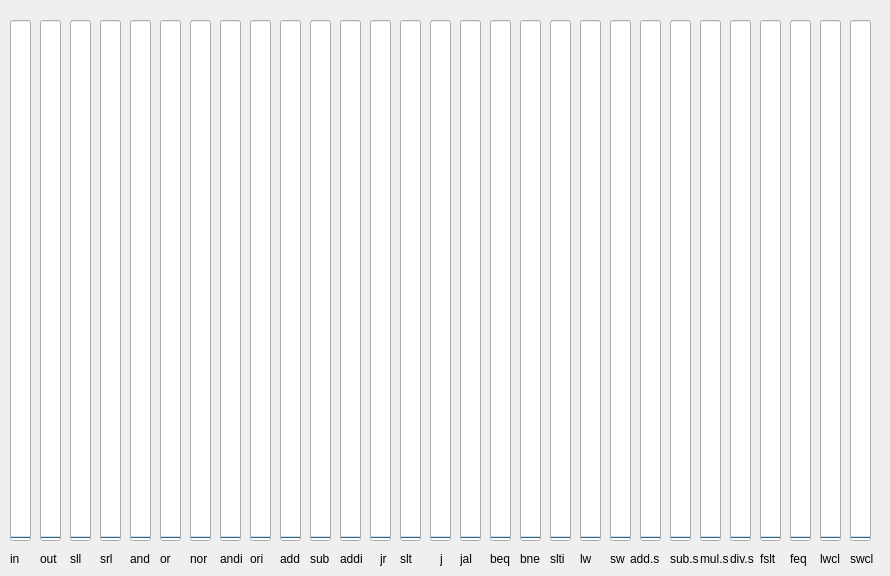
    <widget class="QWidget" name="tab_5">
     <property name="enabled">
      <bool>true</bool>
     </property>
     <attribute name="title">
      <string>Analyze</string>
     </attribute>
     <widget class="QProgressBar" name="ib0">
      <property name="geometry">
       <rect>
        <x>10</x>
        <y>20</y>
        <width>21</width>
        <height>521</height>
       </rect>
      </property>
      <property name="layoutDirection">
       <enum>Qt::LeftToRight</enum>
      </property>
      <property name="maximum">
       <number>2000</number>
      </property>
      <property name="value">
       <number>0</number>
      </property>
      <property name="orientation">
       <enum>Qt::Vertical</enum>
      </property>
      <property name="format">
       <string>%v</string>
      </property>
     </widget>
     <widget class="QLabel" name="label_6">
      <property name="geometry">
       <rect>
        <x>10</x>
        <y>550</y>
        <width>21</width>
        <height>17</height>
       </rect>
      </property>
      <property name="font">
       <font>
        <pointsize>9</pointsize>
       </font>
      </property>
      <property name="text">
       <string>in</string>
      </property>
     </widget>
     <widget class="QProgressBar" name="ib1">
      <property name="geometry">
       <rect>
        <x>40</x>
        <y>20</y>
        <width>21</width>
        <height>521</height>
       </rect>
      </property>
      <property name="layoutDirection">
       <enum>Qt::LeftToRight</enum>
      </property>
      <property name="maximum">
       <number>2000</number>
      </property>
      <property name="value">
       <number>0</number>
      </property>
      <property name="orientation">
       <enum>Qt::Vertical</enum>
      </property>
      <property name="format">
       <string>%v</string>
      </property>
     </widget>
     <widget class="QLabel" name="label_7">
      <property name="geometry">
       <rect>
        <x>40</x>
        <y>550</y>
        <width>31</width>
        <height>17</height>
       </rect>
      </property>
      <property name="font">
       <font>
        <pointsize>9</pointsize>
       </font>
      </property>
      <property name="text">
       <string>out</string>
      </property>
     </widget>
     <widget class="QProgressBar" name="ib2">
      <property name="geometry">
       <rect>
        <x>70</x>
        <y>20</y>
        <width>21</width>
        <height>521</height>
       </rect>
      </property>
      <property name="layoutDirection">
       <enum>Qt::LeftToRight</enum>
      </property>
      <property name="maximum">
       <number>2000</number>
      </property>
      <property name="value">
       <number>0</number>
      </property>
      <property name="orientation">
       <enum>Qt::Vertical</enum>
      </property>
      <property name="format">
       <string>%v</string>
      </property>
     </widget>
     <widget class="QProgressBar" name="ib3">
      <property name="geometry">
       <rect>
        <x>100</x>
        <y>20</y>
        <width>21</width>
        <height>521</height>
       </rect>
      </property>
      <property name="layoutDirection">
       <enum>Qt::LeftToRight</enum>
      </property>
      <property name="maximum">
       <number>2000</number>
      </property>
      <property name="value">
       <number>0</number>
      </property>
      <property name="orientation">
       <enum>Qt::Vertical</enum>
      </property>
      <property name="format">
       <string>%v</string>
      </property>
     </widget>
     <widget class="QProgressBar" name="ib5">
      <property name="geometry">
       <rect>
        <x>160</x>
        <y>20</y>
        <width>21</width>
        <height>521</height>
       </rect>
      </property>
      <property name="layoutDirection">
       <enum>Qt::LeftToRight</enum>
      </property>
      <property name="maximum">
       <number>2000</number>
      </property>
      <property name="value">
       <number>0</number>
      </property>
      <property name="orientation">
       <enum>Qt::Vertical</enum>
      </property>
      <property name="format">
       <string>%v</string>
      </property>
     </widget>
     <widget class="QProgressBar" name="ib6">
      <property name="geometry">
       <rect>
        <x>190</x>
        <y>20</y>
        <width>21</width>
        <height>521</height>
       </rect>
      </property>
      <property name="layoutDirection">
       <enum>Qt::LeftToRight</enum>
      </property>
      <property name="maximum">
       <number>2000</number>
      </property>
      <property name="value">
       <number>0</number>
      </property>
      <property name="orientation">
       <enum>Qt::Vertical</enum>
      </property>
      <property name="format">
       <string>%v</string>
      </property>
     </widget>
     <widget class="QProgressBar" name="ib4">
      <property name="geometry">
       <rect>
        <x>130</x>
        <y>20</y>
        <width>21</width>
        <height>521</height>
       </rect>
      </property>
      <property name="layoutDirection">
       <enum>Qt::LeftToRight</enum>
      </property>
      <property name="maximum">
       <number>2000</number>
      </property>
      <property name="value">
       <number>0</number>
      </property>
      <property name="orientation">
       <enum>Qt::Vertical</enum>
      </property>
      <property name="format">
       <string>%v</string>
      </property>
     </widget>
     <widget class="QProgressBar" name="ib7">
      <property name="geometry">
       <rect>
        <x>220</x>
        <y>20</y>
        <width>21</width>
        <height>521</height>
       </rect>
      </property>
      <property name="layoutDirection">
       <enum>Qt::LeftToRight</enum>
      </property>
      <property name="maximum">
       <number>2000</number>
      </property>
      <property name="value">
       <number>0</number>
      </property>
      <property name="orientation">
       <enum>Qt::Vertical</enum>
      </property>
      <property name="format">
       <string>%v</string>
      </property>
     </widget>
     <widget class="QProgressBar" name="ib9">
      <property name="geometry">
       <rect>
        <x>280</x>
        <y>20</y>
        <width>21</width>
        <height>521</height>
       </rect>
      </property>
      <property name="layoutDirection">
       <enum>Qt::LeftToRight</enum>
      </property>
      <property name="maximum">
       <number>2000</number>
      </property>
      <property name="value">
       <number>0</number>
      </property>
      <property name="orientation">
       <enum>Qt::Vertical</enum>
      </property>
      <property name="format">
       <string>%v</string>
      </property>
     </widget>
     <widget class="QProgressBar" name="ib12">
      <property name="geometry">
       <rect>
        <x>370</x>
        <y>20</y>
        <width>21</width>
        <height>521</height>
       </rect>
      </property>
      <property name="layoutDirection">
       <enum>Qt::LeftToRight</enum>
      </property>
      <property name="maximum">
       <number>2000</number>
      </property>
      <property name="value">
       <number>0</number>
      </property>
      <property name="orientation">
       <enum>Qt::Vertical</enum>
      </property>
      <property name="format">
       <string>%v</string>
      </property>
     </widget>
     <widget class="QProgressBar" name="ib13">
      <property name="geometry">
       <rect>
        <x>400</x>
        <y>20</y>
        <width>21</width>
        <height>521</height>
       </rect>
      </property>
      <property name="layoutDirection">
       <enum>Qt::LeftToRight</enum>
      </property>
      <property name="maximum">
       <number>2000</number>
      </property>
      <property name="value">
       <number>0</number>
      </property>
      <property name="orientation">
       <enum>Qt::Vertical</enum>
      </property>
      <property name="format">
       <string>%v</string>
      </property>
     </widget>
     <widget class="QProgressBar" name="ib10">
      <property name="geometry">
       <rect>
        <x>310</x>
        <y>20</y>
        <width>21</width>
        <height>521</height>
       </rect>
      </property>
      <property name="layoutDirection">
       <enum>Qt::LeftToRight</enum>
      </property>
      <property name="maximum">
       <number>2000</number>
      </property>
      <property name="value">
       <number>0</number>
      </property>
      <property name="orientation">
       <enum>Qt::Vertical</enum>
      </property>
      <property name="format">
       <string>%v</string>
      </property>
     </widget>
     <widget class="QProgressBar" name="ib8">
      <property name="geometry">
       <rect>
        <x>250</x>
        <y>20</y>
        <width>21</width>
        <height>521</height>
       </rect>
      </property>
      <property name="layoutDirection">
       <enum>Qt::LeftToRight</enum>
      </property>
      <property name="maximum">
       <number>2000</number>
      </property>
      <property name="value">
       <number>0</number>
      </property>
      <property name="orientation">
       <enum>Qt::Vertical</enum>
      </property>
      <property name="format">
       <string>%v</string>
      </property>
     </widget>
     <widget class="QProgressBar" name="ib14">
      <property name="geometry">
       <rect>
        <x>430</x>
        <y>20</y>
        <width>21</width>
        <height>521</height>
       </rect>
      </property>
      <property name="layoutDirection">
       <enum>Qt::LeftToRight</enum>
      </property>
      <property name="maximum">
       <number>2000</number>
      </property>
      <property name="value">
       <number>0</number>
      </property>
      <property name="orientation">
       <enum>Qt::Vertical</enum>
      </property>
      <property name="format">
       <string>%v</string>
      </property>
     </widget>
     <widget class="QProgressBar" name="ib15">
      <property name="geometry">
       <rect>
        <x>460</x>
        <y>20</y>
        <width>21</width>
        <height>521</height>
       </rect>
      </property>
      <property name="layoutDirection">
       <enum>Qt::LeftToRight</enum>
      </property>
      <property name="maximum">
       <number>2000</number>
      </property>
      <property name="value">
       <number>0</number>
      </property>
      <property name="orientation">
       <enum>Qt::Vertical</enum>
      </property>
      <property name="format">
       <string>%v</string>
      </property>
     </widget>
     <widget class="QProgressBar" name="ib11">
      <property name="geometry">
       <rect>
        <x>340</x>
        <y>20</y>
        <width>21</width>
        <height>521</height>
       </rect>
      </property>
      <property name="layoutDirection">
       <enum>Qt::LeftToRight</enum>
      </property>
      <property name="maximum">
       <number>2000</number>
      </property>
      <property name="value">
       <number>0</number>
      </property>
      <property name="orientation">
       <enum>Qt::Vertical</enum>
      </property>
      <property name="format">
       <string>%v</string>
      </property>
     </widget>
     <widget class="QProgressBar" name="ib26">
      <property name="geometry">
       <rect>
        <x>790</x>
        <y>20</y>
        <width>21</width>
        <height>521</height>
       </rect>
      </property>
      <property name="layoutDirection">
       <enum>Qt::LeftToRight</enum>
      </property>
      <property name="maximum">
       <number>2000</number>
      </property>
      <property name="value">
       <number>0</number>
      </property>
      <property name="orientation">
       <enum>Qt::Vertical</enum>
      </property>
      <property name="format">
       <string>%v</string>
      </property>
     </widget>
     <widget class="QProgressBar" name="ib17">
      <property name="geometry">
       <rect>
        <x>520</x>
        <y>20</y>
        <width>21</width>
        <height>521</height>
       </rect>
      </property>
      <property name="layoutDirection">
       <enum>Qt::LeftToRight</enum>
      </property>
      <property name="maximum">
       <number>2000</number>
      </property>
      <property name="value">
       <number>0</number>
      </property>
      <property name="orientation">
       <enum>Qt::Vertical</enum>
      </property>
      <property name="format">
       <string>%v</string>
      </property>
     </widget>
     <widget class="QProgressBar" name="ib20">
      <property name="geometry">
       <rect>
        <x>610</x>
        <y>20</y>
        <width>21</width>
        <height>521</height>
       </rect>
      </property>
      <property name="layoutDirection">
       <enum>Qt::LeftToRight</enum>
      </property>
      <property name="maximum">
       <number>2000</number>
      </property>
      <property name="value">
       <number>0</number>
      </property>
      <property name="orientation">
       <enum>Qt::Vertical</enum>
      </property>
      <property name="format">
       <string>%v</string>
      </property>
     </widget>
     <widget class="QProgressBar" name="ib28">
      <property name="geometry">
       <rect>
        <x>850</x>
        <y>20</y>
        <width>21</width>
        <height>521</height>
       </rect>
      </property>
      <property name="layoutDirection">
       <enum>Qt::LeftToRight</enum>
      </property>
      <property name="maximum">
       <number>2000</number>
      </property>
      <property name="value">
       <number>0</number>
      </property>
      <property name="orientation">
       <enum>Qt::Vertical</enum>
      </property>
      <property name="format">
       <string>%v</string>
      </property>
     </widget>
     <widget class="QProgressBar" name="ib21">
      <property name="geometry">
       <rect>
        <x>640</x>
        <y>20</y>
        <width>21</width>
        <height>521</height>
       </rect>
      </property>
      <property name="layoutDirection">
       <enum>Qt::LeftToRight</enum>
      </property>
      <property name="maximum">
       <number>2000</number>
      </property>
      <property name="value">
       <number>0</number>
      </property>
      <property name="orientation">
       <enum>Qt::Vertical</enum>
      </property>
      <property name="format">
       <string>%v</string>
      </property>
     </widget>
     <widget class="QProgressBar" name="ib18">
      <property name="geometry">
       <rect>
        <x>550</x>
        <y>20</y>
        <width>21</width>
        <height>521</height>
       </rect>
      </property>
      <property name="layoutDirection">
       <enum>Qt::LeftToRight</enum>
      </property>
      <property name="maximum">
       <number>2000</number>
      </property>
      <property name="value">
       <number>0</number>
      </property>
      <property name="orientation">
       <enum>Qt::Vertical</enum>
      </property>
      <property name="format">
       <string>%v</string>
      </property>
     </widget>
     <widget class="QProgressBar" name="ib16">
      <property name="geometry">
       <rect>
        <x>490</x>
        <y>20</y>
        <width>21</width>
        <height>521</height>
       </rect>
      </property>
      <property name="layoutDirection">
       <enum>Qt::LeftToRight</enum>
      </property>
      <property name="maximum">
       <number>2000</number>
      </property>
      <property name="value">
       <number>0</number>
      </property>
      <property name="orientation">
       <enum>Qt::Vertical</enum>
      </property>
      <property name="format">
       <string>%v</string>
      </property>
     </widget>
     <widget class="QProgressBar" name="ib27">
      <property name="geometry">
       <rect>
        <x>820</x>
        <y>20</y>
        <width>21</width>
        <height>521</height>
       </rect>
      </property>
      <property name="layoutDirection">
       <enum>Qt::LeftToRight</enum>
      </property>
      <property name="maximum">
       <number>2000</number>
      </property>
      <property name="value">
       <number>0</number>
      </property>
      <property name="orientation">
       <enum>Qt::Vertical</enum>
      </property>
      <property name="format">
       <string>%v</string>
      </property>
     </widget>
     <widget class="QProgressBar" name="ib25">
      <property name="geometry">
       <rect>
        <x>760</x>
        <y>20</y>
        <width>21</width>
        <height>521</height>
       </rect>
      </property>
      <property name="layoutDirection">
       <enum>Qt::LeftToRight</enum>
      </property>
      <property name="maximum">
       <number>2000</number>
      </property>
      <property name="value">
       <number>0</number>
      </property>
      <property name="orientation">
       <enum>Qt::Vertical</enum>
      </property>
      <property name="format">
       <string>%v</string>
      </property>
     </widget>
     <widget class="QProgressBar" name="ib24">
      <property name="geometry">
       <rect>
        <x>730</x>
        <y>20</y>
        <width>21</width>
        <height>521</height>
       </rect>
      </property>
      <property name="layoutDirection">
       <enum>Qt::LeftToRight</enum>
      </property>
      <property name="maximum">
       <number>2000</number>
      </property>
      <property name="value">
       <number>0</number>
      </property>
      <property name="orientation">
       <enum>Qt::Vertical</enum>
      </property>
      <property name="format">
       <string>%v</string>
      </property>
     </widget>
     <widget class="QProgressBar" name="ib22">
      <property name="geometry">
       <rect>
        <x>670</x>
        <y>20</y>
        <width>21</width>
        <height>521</height>
       </rect>
      </property>
      <property name="layoutDirection">
       <enum>Qt::LeftToRight</enum>
      </property>
      <property name="maximum">
       <number>2000</number>
      </property>
      <property name="value">
       <number>0</number>
      </property>
      <property name="orientation">
       <enum>Qt::Vertical</enum>
      </property>
      <property name="format">
       <string>%v</string>
      </property>
     </widget>
     <widget class="QProgressBar" name="ib23">
      <property name="geometry">
       <rect>
        <x>700</x>
        <y>20</y>
        <width>21</width>
        <height>521</height>
       </rect>
      </property>
      <property name="layoutDirection">
       <enum>Qt::LeftToRight</enum>
      </property>
      <property name="maximum">
       <number>2000</number>
      </property>
      <property name="value">
       <number>0</number>
      </property>
      <property name="orientation">
       <enum>Qt::Vertical</enum>
      </property>
      <property name="format">
       <string>%v</string>
      </property>
     </widget>
     <widget class="QProgressBar" name="ib19">
      <property name="geometry">
       <rect>
        <x>580</x>
        <y>20</y>
        <width>21</width>
        <height>521</height>
       </rect>
      </property>
      <property name="layoutDirection">
       <enum>Qt::LeftToRight</enum>
      </property>
      <property name="maximum">
       <number>2000</number>
      </property>
      <property name="value">
       <number>0</number>
      </property>
      <property name="orientation">
       <enum>Qt::Vertical</enum>
      </property>
      <property name="format">
       <string>%v</string>
      </property>
     </widget>
     <widget class="QLabel" name="label_8">
      <property name="geometry">
       <rect>
        <x>70</x>
        <y>550</y>
        <width>31</width>
        <height>17</height>
       </rect>
      </property>
      <property name="font">
       <font>
        <pointsize>9</pointsize>
       </font>
      </property>
      <property name="text">
       <string>sll</string>
      </property>
     </widget>
     <widget class="QLabel" name="label_9">
      <property name="geometry">
       <rect>
        <x>100</x>
        <y>550</y>
        <width>31</width>
        <height>17</height>
       </rect>
      </property>
      <property name="font">
       <font>
        <pointsize>9</pointsize>
       </font>
      </property>
      <property name="text">
       <string>srl</string>
      </property>
     </widget>
     <widget class="QLabel" name="label_10">
      <property name="geometry">
       <rect>
        <x>130</x>
        <y>550</y>
        <width>31</width>
        <height>17</height>
       </rect>
      </property>
      <property name="font">
       <font>
        <pointsize>9</pointsize>
       </font>
      </property>
      <property name="text">
       <string>and</string>
      </property>
     </widget>
     <widget class="QLabel" name="label_11">
      <property name="geometry">
       <rect>
        <x>160</x>
        <y>550</y>
        <width>31</width>
        <height>17</height>
       </rect>
      </property>
      <property name="font">
       <font>
        <pointsize>9</pointsize>
       </font>
      </property>
      <property name="text">
       <string>or</string>
      </property>
     </widget>
     <widget class="QLabel" name="label_12">
      <property name="geometry">
       <rect>
        <x>190</x>
        <y>550</y>
        <width>31</width>
        <height>17</height>
       </rect>
      </property>
      <property name="font">
       <font>
        <pointsize>9</pointsize>
       </font>
      </property>
      <property name="text">
       <string>nor</string>
      </property>
     </widget>
     <widget class="QLabel" name="label_13">
      <property name="geometry">
       <rect>
        <x>220</x>
        <y>550</y>
        <width>31</width>
        <height>17</height>
       </rect>
      </property>
      <property name="font">
       <font>
        <pointsize>9</pointsize>
       </font>
      </property>
      <property name="text">
       <string>andi</string>
      </property>
     </widget>
     <widget class="QLabel" name="label_14">
      <property name="geometry">
       <rect>
        <x>250</x>
        <y>550</y>
        <width>31</width>
        <height>17</height>
       </rect>
      </property>
      <property name="font">
       <font>
        <pointsize>9</pointsize>
       </font>
      </property>
      <property name="text">
       <string>ori</string>
      </property>
     </widget>
     <widget class="QLabel" name="label_15">
      <property name="geometry">
       <rect>
        <x>280</x>
        <y>550</y>
        <width>31</width>
        <height>17</height>
       </rect>
      </property>
      <property name="font">
       <font>
        <pointsize>9</pointsize>
       </font>
      </property>
      <property name="text">
       <string>add</string>
      </property>
     </widget>
     <widget class="QLabel" name="label_16">
      <property name="geometry">
       <rect>
        <x>310</x>
        <y>550</y>
        <width>31</width>
        <height>17</height>
       </rect>
      </property>
      <property name="font">
       <font>
        <pointsize>9</pointsize>
       </font>
      </property>
      <property name="text">
       <string>sub</string>
      </property>
     </widget>
     <widget class="QLabel" name="label_17">
      <property name="geometry">
       <rect>
        <x>340</x>
        <y>550</y>
        <width>31</width>
        <height>17</height>
       </rect>
      </property>
      <property name="font">
       <font>
        <pointsize>9</pointsize>
       </font>
      </property>
      <property name="text">
       <string>addi</string>
      </property>
     </widget>
     <widget class="QLabel" name="label_18">
      <property name="geometry">
       <rect>
        <x>380</x>
        <y>550</y>
        <width>31</width>
        <height>17</height>
       </rect>
      </property>
      <property name="font">
       <font>
        <pointsize>9</pointsize>
       </font>
      </property>
      <property name="text">
       <string>jr</string>
      </property>
     </widget>
     <widget class="QLabel" name="label_19">
      <property name="geometry">
       <rect>
        <x>400</x>
        <y>550</y>
        <width>31</width>
        <height>17</height>
       </rect>
      </property>
      <property name="font">
       <font>
        <pointsize>9</pointsize>
       </font>
      </property>
      <property name="text">
       <string>slt</string>
      </property>
     </widget>
     <widget class="QLabel" name="label_20">
      <property name="geometry">
       <rect>
        <x>440</x>
        <y>550</y>
        <width>31</width>
        <height>17</height>
       </rect>
      </property>
      <property name="font">
       <font>
        <pointsize>9</pointsize>
       </font>
      </property>
      <property name="text">
       <string>j</string>
      </property>
     </widget>
     <widget class="QLabel" name="label_21">
      <property name="geometry">
       <rect>
        <x>460</x>
        <y>550</y>
        <width>31</width>
        <height>17</height>
       </rect>
      </property>
      <property name="font">
       <font>
        <pointsize>9</pointsize>
       </font>
      </property>
      <property name="text">
       <string>jal</string>
      </property>
     </widget>
     <widget class="QLabel" name="label_22">
      <property name="geometry">
       <rect>
        <x>490</x>
        <y>550</y>
        <width>31</width>
        <height>17</height>
       </rect>
      </property>
      <property name="font">
       <font>
        <pointsize>9</pointsize>
       </font>
      </property>
      <property name="text">
       <string>beq</string>
      </property>
     </widget>
     <widget class="QLabel" name="label_23">
      <property name="geometry">
       <rect>
        <x>520</x>
        <y>550</y>
        <width>31</width>
        <height>17</height>
       </rect>
      </property>
      <property name="font">
       <font>
        <pointsize>9</pointsize>
       </font>
      </property>
      <property name="text">
       <string>bne</string>
      </property>
     </widget>
     <widget class="QLabel" name="label_24">
      <property name="geometry">
       <rect>
        <x>550</x>
        <y>550</y>
        <width>31</width>
        <height>17</height>
       </rect>
      </property>
      <property name="font">
       <font>
        <pointsize>9</pointsize>
       </font>
      </property>
      <property name="text">
       <string>slti</string>
      </property>
     </widget>
     <widget class="QLabel" name="label_25">
      <property name="geometry">
       <rect>
        <x>580</x>
        <y>550</y>
        <width>31</width>
        <height>17</height>
       </rect>
      </property>
      <property name="font">
       <font>
        <pointsize>9</pointsize>
       </font>
      </property>
      <property name="text">
       <string>lw</string>
      </property>
     </widget>
     <widget class="QLabel" name="label_26">
      <property name="geometry">
       <rect>
        <x>610</x>
        <y>550</y>
        <width>31</width>
        <height>17</height>
       </rect>
      </property>
      <property name="font">
       <font>
        <pointsize>9</pointsize>
       </font>
      </property>
      <property name="text">
       <string>sw</string>
      </property>
     </widget>
     <widget class="QLabel" name="label_27">
      <property name="geometry">
       <rect>
        <x>630</x>
        <y>550</y>
        <width>31</width>
        <height>17</height>
       </rect>
      </property>
      <property name="font">
       <font>
        <pointsize>9</pointsize>
       </font>
      </property>
      <property name="text">
       <string>add.s</string>
      </property>
     </widget>
     <widget class="QLabel" name="label_28">
      <property name="geometry">
       <rect>
        <x>670</x>
        <y>550</y>
        <width>31</width>
        <height>17</height>
       </rect>
      </property>
      <property name="font">
       <font>
        <pointsize>9</pointsize>
       </font>
      </property>
      <property name="text">
       <string>sub.s</string>
      </property>
     </widget>
     <widget class="QLabel" name="label_29">
      <property name="geometry">
       <rect>
        <x>700</x>
        <y>550</y>
        <width>31</width>
        <height>17</height>
       </rect>
      </property>
      <property name="font">
       <font>
        <pointsize>9</pointsize>
       </font>
      </property>
      <property name="text">
       <string>mul.s</string>
      </property>
     </widget>
     <widget class="QLabel" name="label_30">
      <property name="geometry">
       <rect>
        <x>730</x>
        <y>550</y>
        <width>31</width>
        <height>17</height>
       </rect>
      </property>
      <property name="font">
       <font>
        <pointsize>9</pointsize>
       </font>
      </property>
      <property name="text">
       <string>div.s</string>
      </property>
     </widget>
     <widget class="QLabel" name="label_31">
      <property name="geometry">
       <rect>
        <x>760</x>
        <y>550</y>
        <width>31</width>
        <height>17</height>
       </rect>
      </property>
      <property name="font">
       <font>
        <pointsize>9</pointsize>
       </font>
      </property>
      <property name="text">
       <string>fslt</string>
      </property>
     </widget>
     <widget class="QLabel" name="label_32">
      <property name="geometry">
       <rect>
        <x>790</x>
        <y>550</y>
        <width>31</width>
        <height>17</height>
       </rect>
      </property>
      <property name="font">
       <font>
        <pointsize>9</pointsize>
       </font>
      </property>
      <property name="text">
       <string>feq</string>
      </property>
     </widget>
     <widget class="QLabel" name="label_34">
      <property name="geometry">
       <rect>
        <x>850</x>
        <y>550</y>
        <width>31</width>
        <height>17</height>
       </rect>
      </property>
      <property name="font">
       <font>
        <pointsize>9</pointsize>
       </font>
      </property>
      <property name="text">
       <string>swcl</string>
      </property>
     </widget>
     <widget class="QLabel" name="label_35">
      <property name="geometry">
       <rect>
        <x>820</x>
        <y>550</y>
        <width>31</width>
        <height>17</height>
       </rect>
      </property>
      <property name="font">
       <font>
        <pointsize>9</pointsize>
       </font>
      </property>
      <property name="text">
       <string>lwcl</string>
      </property>
     </widget>
    </widget>
